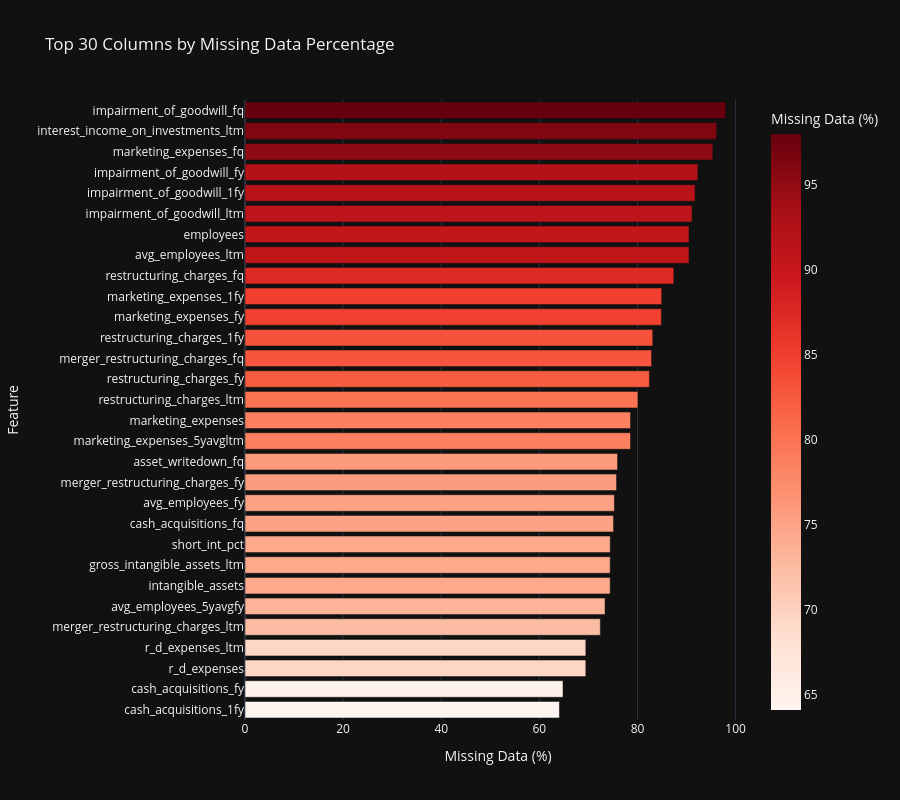
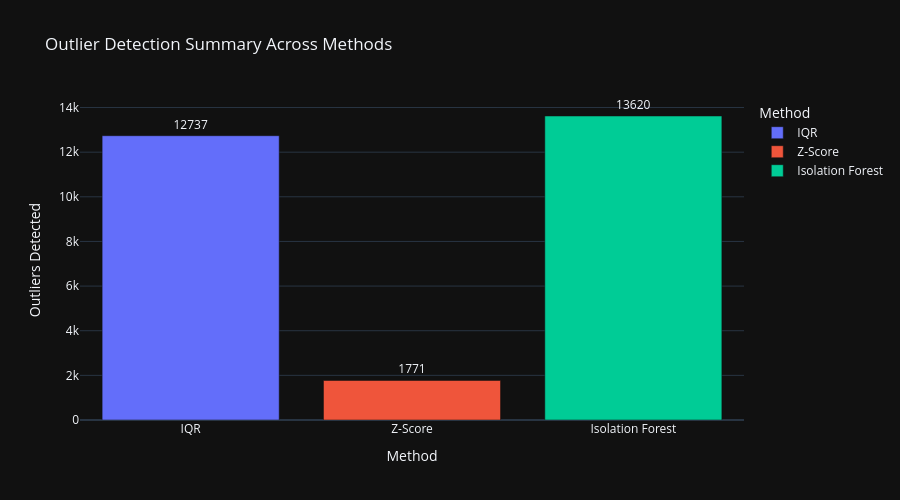
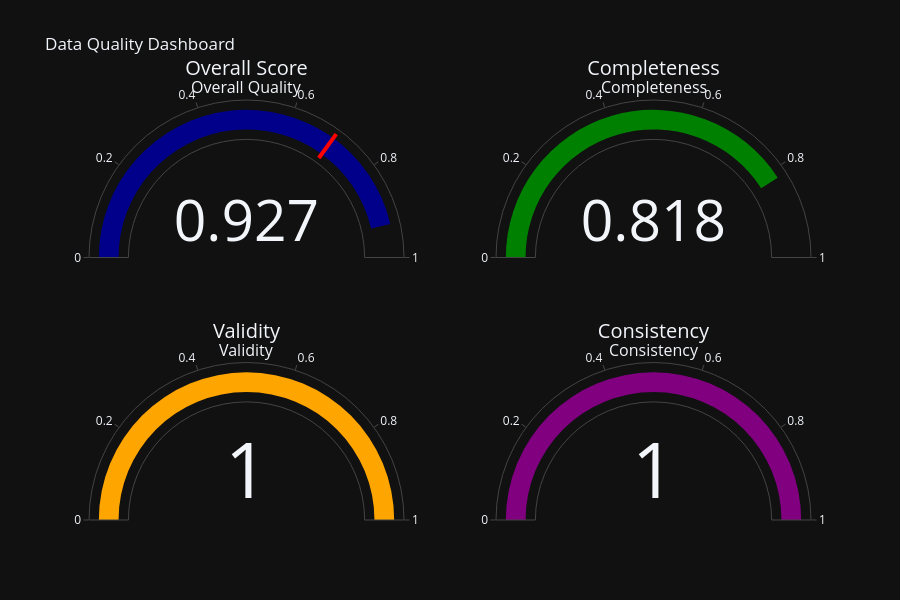

Notebook code cell kept with these figures, in order:
### Code cell
# 📊 Interactive Data Quality Visualizations
print("\n📊 Creating Interactive Data Quality Visualizations...")

# Note: Output directories already created at initialization (all Phase 9.1-9.8 subdirectories)

# 1. Missing Value Heatmap (Interactive Plotly)
missing_pct = (all_stocks.isnull().sum() / len(all_stocks) * 100).sort_values(ascending=False)
missing_df = pd.DataFrame({
    'Column': missing_pct.index,
    'Missing %': missing_pct.values
    }).head(30)

fig_missing = px.bar(
        missing_df,
        x='Missing %',
        y='Column',
        orientation='h',
        title='Top 30 Columns by Missing Data Percentage',
        labels={'Missing %': 'Missing Data (%)', 'Column': 'Feature'},
        color='Missing %',
        color_continuous_scale='Reds',
        height=800
        )
fig_missing.update_layout(yaxis={'categoryorder': 'total ascending'})
fig_missing.show()

# Save as HTML for interactive viewing
fig_missing.write_html(OUTPUT_DIR / "eda" / "missing_values_heatmap.html")
print(f"✓ Saved: {OUTPUT_DIR / 'eda' / 'missing_values_heatmap.html'}")

# 2. Outlier Detection Summary (Interactive Bar Chart)
outlier_summary = pd.DataFrame({
    'Method': ['IQR', 'Z-Score', 'Isolation Forest'],
    'Outliers Detected': [total_iqr, total_zscore, total_iforest],
    'Columns Analyzed': [len(outliers_iqr), len(outliers_zscore), len(outliers_iforest)]
    })

fig_outliers = px.bar(
        outlier_summary,
        x='Method',
        y='Outliers Detected',
        title='Outlier Detection Summary Across Methods',
        color='Method',
        text='Outliers Detected',
        height=500
        )
fig_outliers.update_traces(texttemplate='%{text}', textposition='outside')
fig_outliers.show()
fig_outliers.write_html(OUTPUT_DIR / "eda" / "outlier_detection_summary.html")
print(f"✓ Saved: {OUTPUT_DIR / 'eda' / 'outlier_detection_summary.html'}")

# 3. Data Quality Score Dashboard (Gauge Charts)
fig_quality = make_subplots(
        rows=2, cols=2,
        specs=[[{'type': 'indicator'}, {'type': 'indicator'}],
               [{'type': 'indicator'}, {'type': 'indicator'}]],
        subplot_titles=('Overall Quality', 'Completeness', 'Validity', 'Consistency')
        )

fig_quality.add_trace(go.Indicator(
        mode="gauge+number",
        value=quality_report.overall_score,
        title={'text': "Overall Score"},
        gauge={'axis': {'range': [0, 1]},
               'bar': {'color': "darkblue"},
               'threshold': {'line': {'color': "red", 'width': 4}, 'thickness': 0.75, 'value': 0.7}}
        ), row=1, col=1)

fig_quality.add_trace(go.Indicator(
        mode="gauge+number",
        value=quality_report.completeness_score,
        title={'text': "Completeness"},
        gauge={'axis': {'range': [0, 1]}, 'bar': {'color': "green"}}
        ), row=1, col=2)

fig_quality.add_trace(go.Indicator(
        mode="gauge+number",
        value=quality_report.validity_score,
        title={'text': "Validity"},
        gauge={'axis': {'range': [0, 1]}, 'bar': {'color': "orange"}}
        ), row=2, col=1)

fig_quality.add_trace(go.Indicator(
        mode="gauge+number",
        value=quality_report.consistency_score,
        title={'text': "Consistency"},
        gauge={'axis': {'range': [0, 1]}, 'bar': {'color': "purple"}}
        ), row=2, col=2)

fig_quality.update_layout(
        title_text="Data Quality Dashboard",
        height=600,
        showlegend=False
        )
fig_quality.show()
fig_quality.write_html(OUTPUT_DIR / "eda" / "data_quality_dashboard.html")
print(f"✓ Saved: {OUTPUT_DIR / 'eda' / 'data_quality_dashboard.html'}")

print(f"\n✅ Section 2 Interactive Visualizations Complete")
# Optionally, print the actual issues
if quality_report.issues:
    print(f"  Issue details:")
    for issue in quality_report.issues[:5]:  # Show first 5 issues
        print(f"    - {issue}")
    if len(quality_report.issues) > 5:
        print(f"    ... and {len(quality_report.issues) - 5} more issues")

### Figure 1 — Plotly figure (JSON) as saved in the notebook; plotly's stock layout.template omitted (floating-point values rounded to 4 significant figures)
{"data": [{"hovertemplate": "Missing Data (%)=%{marker.color}<br>Feature=%{y}<extra></extra>", "legendgroup": "", "marker": {"color": [97.98, 96.14, 95.35, 92.3, 91.73, 91.12, 90.5, 90.5, 87.41, 84.93, 84.86, 83.11, 82.87, 82.43, 80.08, 78.57, 78.57, 75.93, 75.73, 75.29, 75.12, 74.45, 74.43, 74.43, 73.38, 72.43, 69.47, 69.47, 64.82, 64.09], "coloraxis": "coloraxis", "pattern": {"shape": ""}}, "name": "", "orientation": "h", "showlegend": false, "textposition": "auto", "x": [97.98, 96.14, 95.35, 92.3, 91.73, 91.12, 90.5, 90.5, 87.41, 84.93, 84.86, 83.11, 82.87, 82.43, 80.08, 78.57, 78.57, 75.93, 75.73, 75.29, 75.12, 74.45, 74.43, 74.43, 73.38, 72.43, 69.47, 69.47, 64.82, 64.09], "xaxis": "x", "y": ["impairment_of_goodwill_fq", "interest_income_on_investments_ltm", "marketing_expenses_fq", "impairment_of_goodwill_fy", "impairment_of_goodwill_1fy", "impairment_of_goodwill_ltm", "avg_employees_ltm", "employees", "restructuring_charges_fq", "marketing_expenses_1fy", "marketing_expenses_fy", "restructuring_charges_1fy", "merger_restructuring_charges_fq", "restructuring_charges_fy", "restructuring_charges_ltm", "marketing_expenses_5yavgltm", "marketing_expenses", "asset_writedown_fq", "merger_restructuring_charges_fy", "avg_employees_fy", "cash_acquisitions_fq", "short_int_pct", "intangible_assets", "gross_intangible_assets_ltm", "avg_employees_5yavgfy", "merger_restructuring_charges_ltm", "r_d_expenses", "r_d_expenses_ltm", "cash_acquisitions_fy", "cash_acquisitions_1fy"], "yaxis": "y", "type": "bar"}], "layout": {"xaxis": {"anchor": "y", "domain": [0.0, 1.0], "title": {"text": "Missing Data (%)"}}, "yaxis": {"anchor": "x", "domain": [0.0, 1.0], "title": {"text": "Feature"}, "categoryorder": "total ascending"}, "coloraxis": {"colorbar": {"title": {"text": "Missing Data (%)"}}, "colorscale": [[0.0, "rgb(255,245,240)"], [0.125, "rgb(254,224,210)"], [0.25, "rgb(252,187,161)"], [0.375, "rgb(252,146,114)"], [0.5, "rgb(251,106,74)"], [0.625, "rgb(239,59,44)"], [0.75, "rgb(203,24,29)"], [0.875, "rgb(165,15,21)"], [1.0, "rgb(103,0,13)"]]}, "legend": {"tracegroupgap": 0}, "title": {"text": "Top 30 Columns by Missing Data Percentage"}, "barmode": "relative", "height": 800}}

### Figure 2 — Plotly figure (JSON) as saved in the notebook; plotly's stock layout.template omitted (floating-point values rounded to 4 significant figures)
{"data": [{"hovertemplate": "Method=%{x}<br>Outliers Detected=%{text}<extra></extra>", "legendgroup": "IQR", "marker": {"color": "#636efa", "pattern": {"shape": ""}}, "name": "IQR", "orientation": "v", "showlegend": true, "text": [12740.0], "textposition": "outside", "x": ["IQR"], "xaxis": "x", "y": [12737], "yaxis": "y", "type": "bar", "texttemplate": "%{text}"}, {"hovertemplate": "Method=%{x}<br>Outliers Detected=%{text}<extra></extra>", "legendgroup": "Z-Score", "marker": {"color": "#EF553B", "pattern": {"shape": ""}}, "name": "Z-Score", "orientation": "v", "showlegend": true, "text": [1771.0], "textposition": "outside", "x": ["Z-Score"], "xaxis": "x", "y": [1771], "yaxis": "y", "type": "bar", "texttemplate": "%{text}"}, {"hovertemplate": "Method=%{x}<br>Outliers Detected=%{text}<extra></extra>", "legendgroup": "Isolation Forest", "marker": {"color": "#00cc96", "pattern": {"shape": ""}}, "name": "Isolation Forest", "orientation": "v", "showlegend": true, "text": [13620.0], "textposition": "outside", "x": ["Isolation Forest"], "xaxis": "x", "y": [13620], "yaxis": "y", "type": "bar", "texttemplate": "%{text}"}], "layout": {"xaxis": {"anchor": "y", "domain": [0.0, 1.0], "title": {"text": "Method"}, "categoryorder": "array", "categoryarray": ["IQR", "Z-Score", "Isolation Forest"]}, "yaxis": {"anchor": "x", "domain": [0.0, 1.0], "title": {"text": "Outliers Detected"}}, "legend": {"title": {"text": "Method"}, "tracegroupgap": 0}, "title": {"text": "Outlier Detection Summary Across Methods"}, "barmode": "relative", "height": 500}}

### Figure 3 — Plotly figure (JSON) as saved in the notebook; plotly's stock layout.template omitted (floating-point values rounded to 4 significant figures)
{"data": [{"gauge": {"axis": {"range": [0, 1]}, "bar": {"color": "darkblue"}, "threshold": {"line": {"color": "red", "width": 4}, "thickness": 0.75, "value": 0.7}}, "mode": "gauge+number", "title": {"text": "Overall Score"}, "value": 0.9272, "type": "indicator", "domain": {"x": [0.0, 0.45], "y": [0.625, 1.0]}}, {"gauge": {"axis": {"range": [0, 1]}, "bar": {"color": "green"}}, "mode": "gauge+number", "title": {"text": "Completeness"}, "value": 0.8181, "type": "indicator", "domain": {"x": [0.55, 1.0], "y": [0.625, 1.0]}}, {"gauge": {"axis": {"range": [0, 1]}, "bar": {"color": "orange"}}, "mode": "gauge+number", "title": {"text": "Validity"}, "value": 1.0, "type": "indicator", "domain": {"x": [0.0, 0.45], "y": [0.0, 0.375]}}, {"gauge": {"axis": {"range": [0, 1]}, "bar": {"color": "purple"}}, "mode": "gauge+number", "title": {"text": "Consistency"}, "value": 1.0, "type": "indicator", "domain": {"x": [0.55, 1.0], "y": [0.0, 0.375]}}], "layout": {"annotations": [{"font": {"size": 16}, "showarrow": false, "text": "Overall Quality", "x": 0.225, "xanchor": "center", "xref": "paper", "y": 1.0, "yanchor": "bottom", "yref": "paper"}, {"font": {"size": 16}, "showarrow": false, "text": "Completeness", "x": 0.775, "xanchor": "center", "xref": "paper", "y": 1.0, "yanchor": "bottom", "yref": "paper"}, {"font": {"size": 16}, "showarrow": false, "text": "Validity", "x": 0.225, "xanchor": "center", "xref": "paper", "y": 0.375, "yanchor": "bottom", "yref": "paper"}, {"font": {"size": 16}, "showarrow": false, "text": "Consistency", "x": 0.775, "xanchor": "center", "xref": "paper", "y": 0.375, "yanchor": "bottom", "yref": "paper"}], "title": {"text": "Data Quality Dashboard"}, "height": 600, "showlegend": false}}
